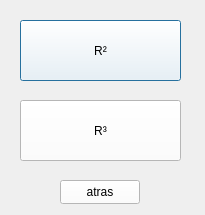
<?xml version="1.0" encoding="UTF-8"?>
<ui version="4.0">
 <class>escalar_r2_r3</class>
 <widget class="QDialog" name="escalar_r2_r3">
  <property name="geometry">
   <rect>
    <x>0</x>
    <y>0</y>
    <width>205</width>
    <height>215</height>
   </rect>
  </property>
  <property name="windowTitle">
   <string>Dialog</string>
  </property>
  <widget class="QPushButton" name="pushButton">
   <property name="geometry">
    <rect>
     <x>20</x>
     <y>20</y>
     <width>161</width>
     <height>61</height>
    </rect>
   </property>
   <property name="styleSheet">
    <string notr="true">background-color: rgb(255, 255, 255);</string>
   </property>
   <property name="text">
    <string>R²</string>
   </property>
  </widget>
  <widget class="QPushButton" name="pushButton_2">
   <property name="geometry">
    <rect>
     <x>20</x>
     <y>100</y>
     <width>161</width>
     <height>61</height>
    </rect>
   </property>
   <property name="styleSheet">
    <string notr="true">background-color: rgb(255, 255, 255);</string>
   </property>
   <property name="text">
    <string>R³</string>
   </property>
  </widget>
  <widget class="QPushButton" name="pushButton_3">
   <property name="geometry">
    <rect>
     <x>60</x>
     <y>180</y>
     <width>80</width>
     <height>24</height>
    </rect>
   </property>
   <property name="styleSheet">
    <string notr="true">background-color: rgb(255, 255, 255);</string>
   </property>
   <property name="text">
    <string>atras</string>
   </property>
  </widget>
 </widget>
 <resources/>
 <connections/>
</ui>
